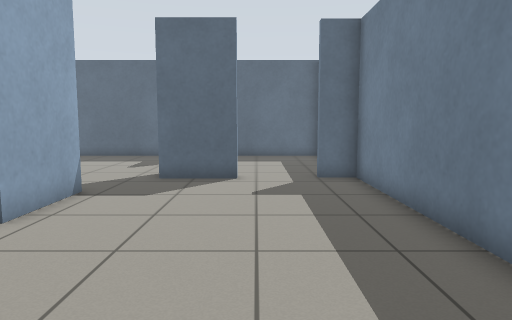
[1] (above)

19 first-person views from a walk through a world built for the Gazebo simulator. The camera is 0.91 m above the floor, tilts 6° down and sees 70° across. The floor is counted in squares, 0.5 m on a side. Each view is taken from the middle of a square. On the plan, view 1 faces up. The plan holds only what a view shows up to about 18 squares ahead; the rest is blank.

[2]
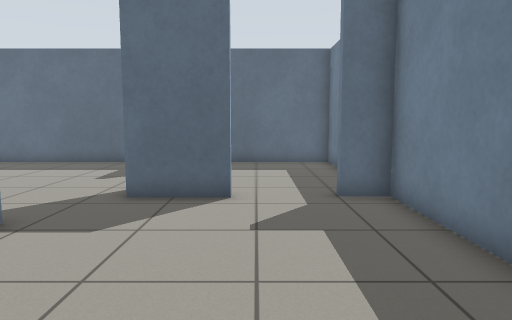

[3]
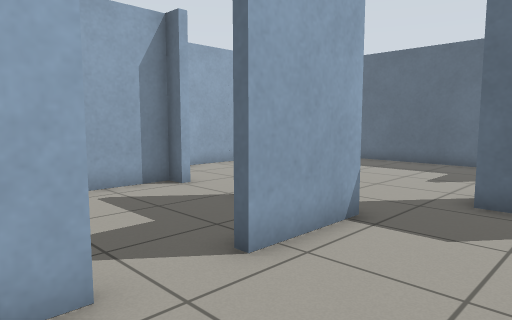

[4]
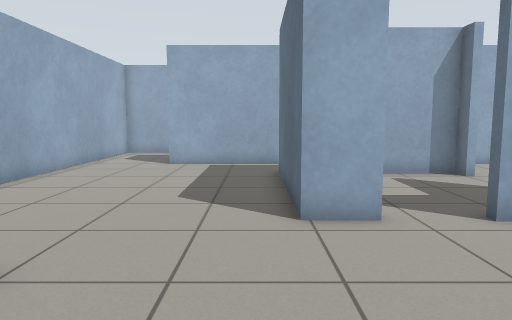

[5]
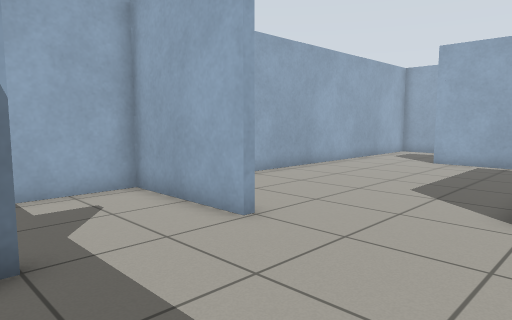

[6]
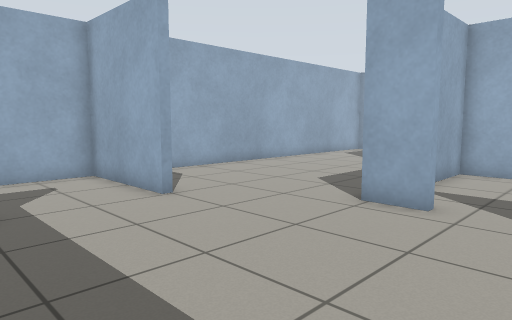

[7]
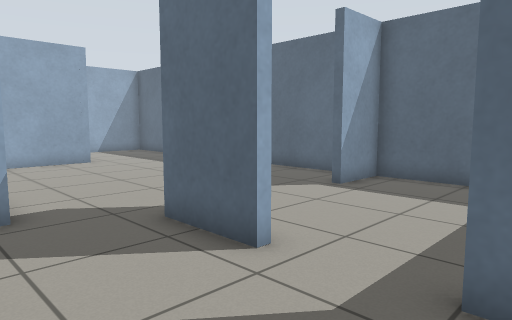

[8]
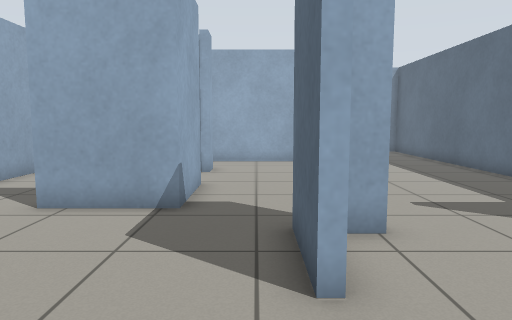

[9]
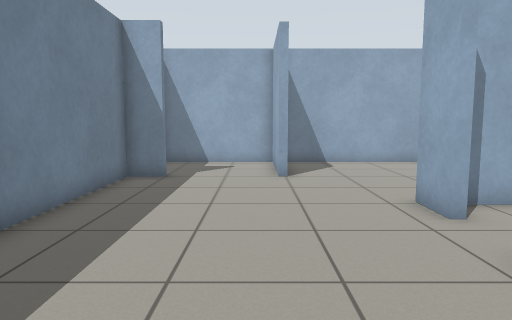

[10]
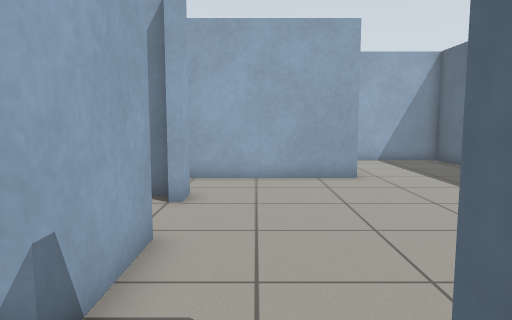

[11]
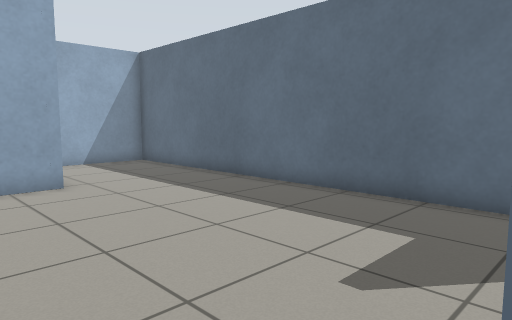

[12]
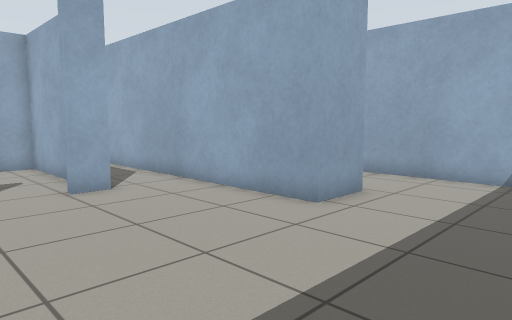

[13]
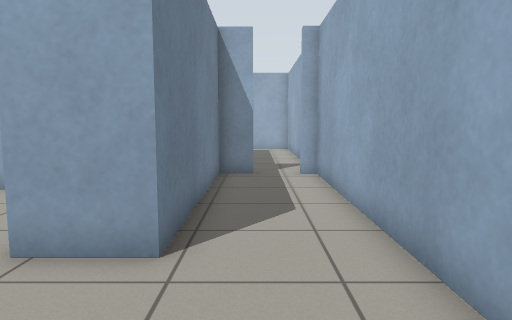

[14]
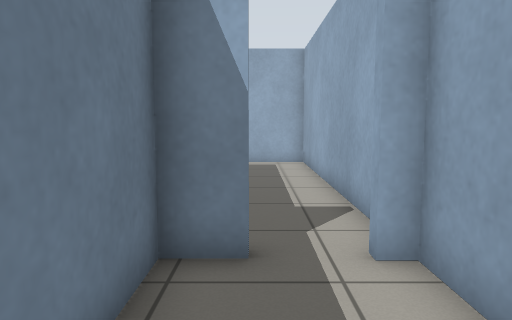

[15]
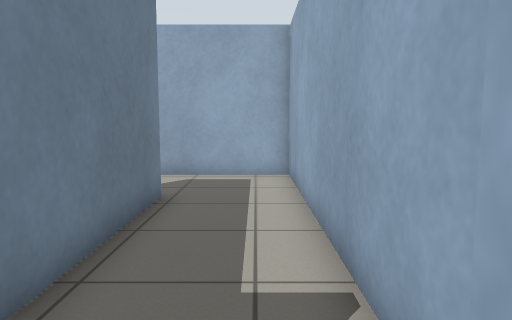

[16]
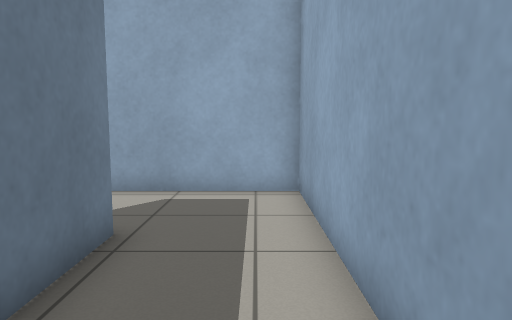

[17]
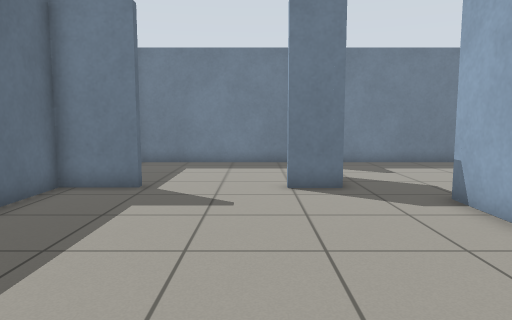

[18]
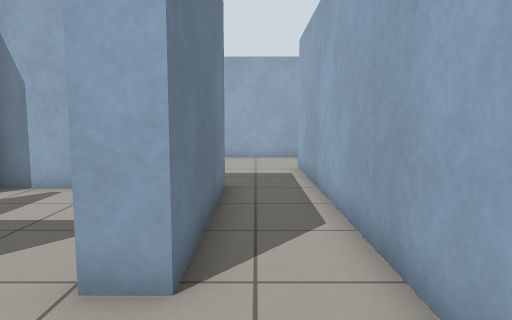

[19]
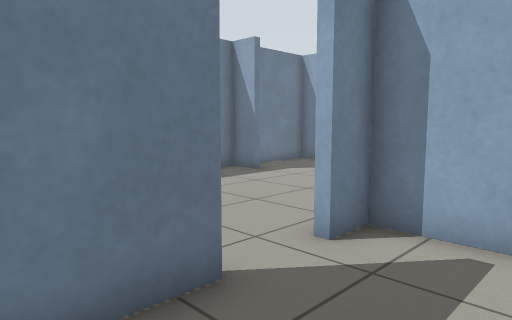

### Floor plan
Points are (right, up) in squares from view 1. A wall is a line through its corners. A room is listed if a view was taken in it or the views show most of it. See-through windows are left out.
Room 1 (views 1, 2, 3, 4, 5, 6, 7, 8, 9, 10, 11, 12, 17, 18, 19)
walls: (-0.5, 11.6) (-3, 11.6) (-3, 13.1); (-2.8, 13.2) (-2.8, 12.4); (-7.6, 9.4) (-4.5, 9.4) (-4.5, 6.4); (-4.5, 4.4) (-4.5, 2.8); (3.3, 12.5) (3.3, 19.5) (-2.8, 19.5) (-2.8, 17.2) (-3, 17.2) (-3, 19.5) (-13.4, 19.5); (-10, 9) (-10.8, 9); (-11.1, 9.4) (-10.1, 9.4); (-1.8, -1) (-1.8, -5.4) (3.3, -5.4) (3.3, -2.5); (-13.7, 14.3) (-13.7, 10.6); (2, -0.9) (3.3, -0.9) (3.3, 11.6) (2, 11.6)
ways out: opening at (-14.5, 17) to room 2; opening at (-12.5, 9.5) to room 3; opening at (-3.5, 0.5) to room 3; opening at (-9, 9) to room 4; opening at (-5, 5.5) to room 4
Room 2 (views 13, 14, 15, 16)
walls: (-17, 6.3) (-15.7, 6.3) (-15.7, 14.3) (-13.7, 14.3); (-19.1, 5.2) (-19.1, -5.4) (-13.6, -5.4); (-15.7, -1.8) (-15.7, 3.9); (-13.4, 19.5) (-19.1, 19.5) (-19.1, 6.3)
ways out: opening at (-14.5, 17) to room 1; opening at (-14.5, -3.5) to room 3
Room 3 (no view inside)
walls: (-4.5, 2.8) (-11.1, 2.8) (-11.1, 9.4); (-13.6, -5.4) (-2.4, -5.4); (-13.7, 10.6) (-13.7, -1.8)
ways out: opening at (-12.5, 9.5) to room 1; opening at (-3.5, 0.5) to room 1; opening at (-14.5, -3.5) to room 2
Room 4 (no view inside)
walls: (-4.8, 6.4) (-4.8, 8.6); (-10.8, 9) (-10.8, 3.1) (-4.8, 3.1) (-4.8, 4.4)
ways out: opening at (-9, 9) to room 1; opening at (-5, 5.5) to room 1

Positions as (right, up) in squares from view 1, and headings:
1: (0, 0), facing up
2: (0, 3), facing up
3: (-1, 3), facing up-left
4: (2, 2), facing left
5: (3, 4), facing down-left
6: (3, 7), facing down-left
7: (3, 8), facing up-left
8: (3, 11), facing left
9: (-1, 11), facing down
10: (-2, 11), facing left
11: (-3, 11), facing up-left
12: (-7, 19), facing down-left
13: (-17, 19), facing down
14: (-17, 11), facing down
15: (-18, 7), facing down
16: (-18, 4), facing down
17: (-13, 14), facing right
18: (-12, 13), facing down
19: (-8, 9), facing down-right
